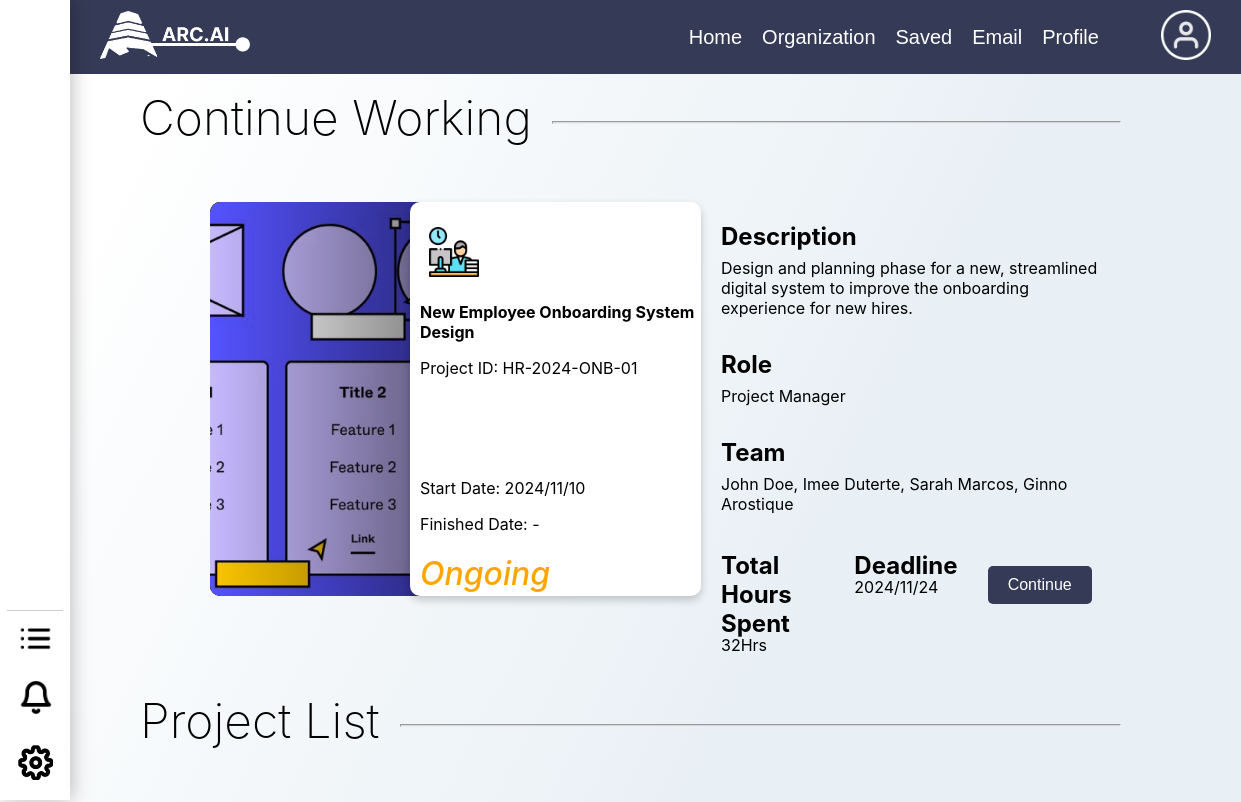
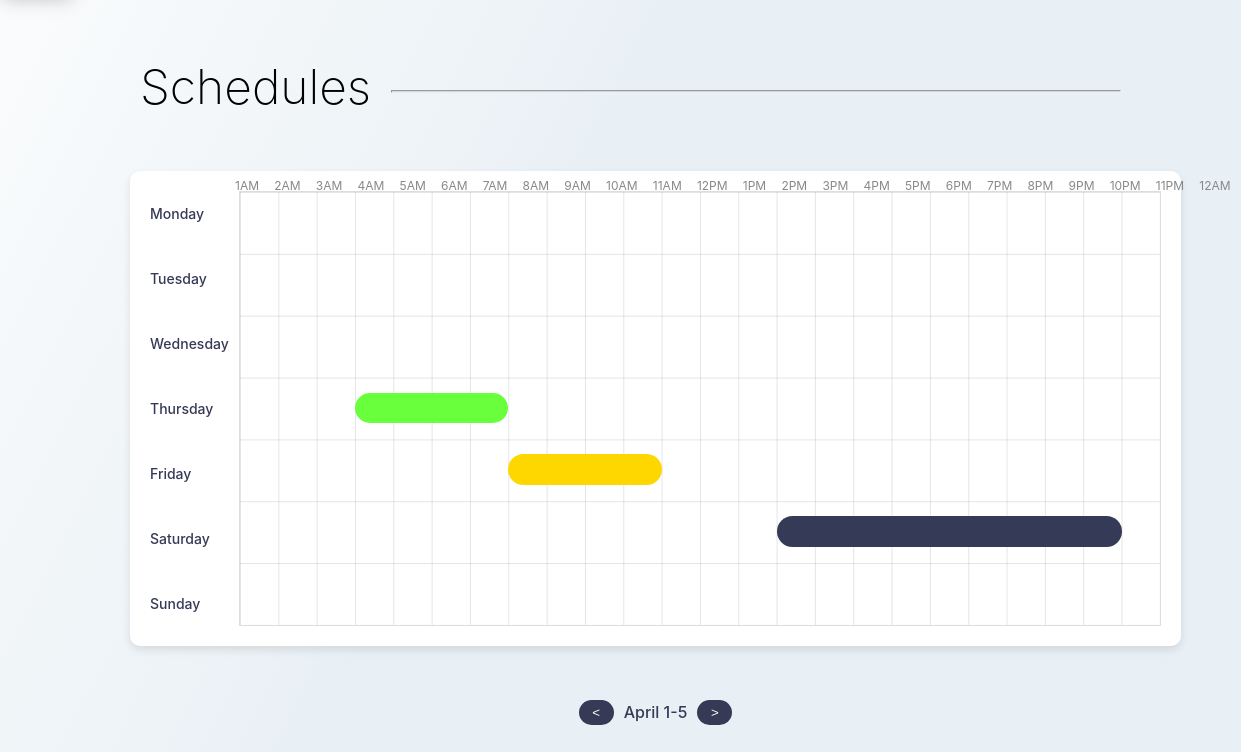
The app's page /organization/, older data (2 pictures, top to bottom).
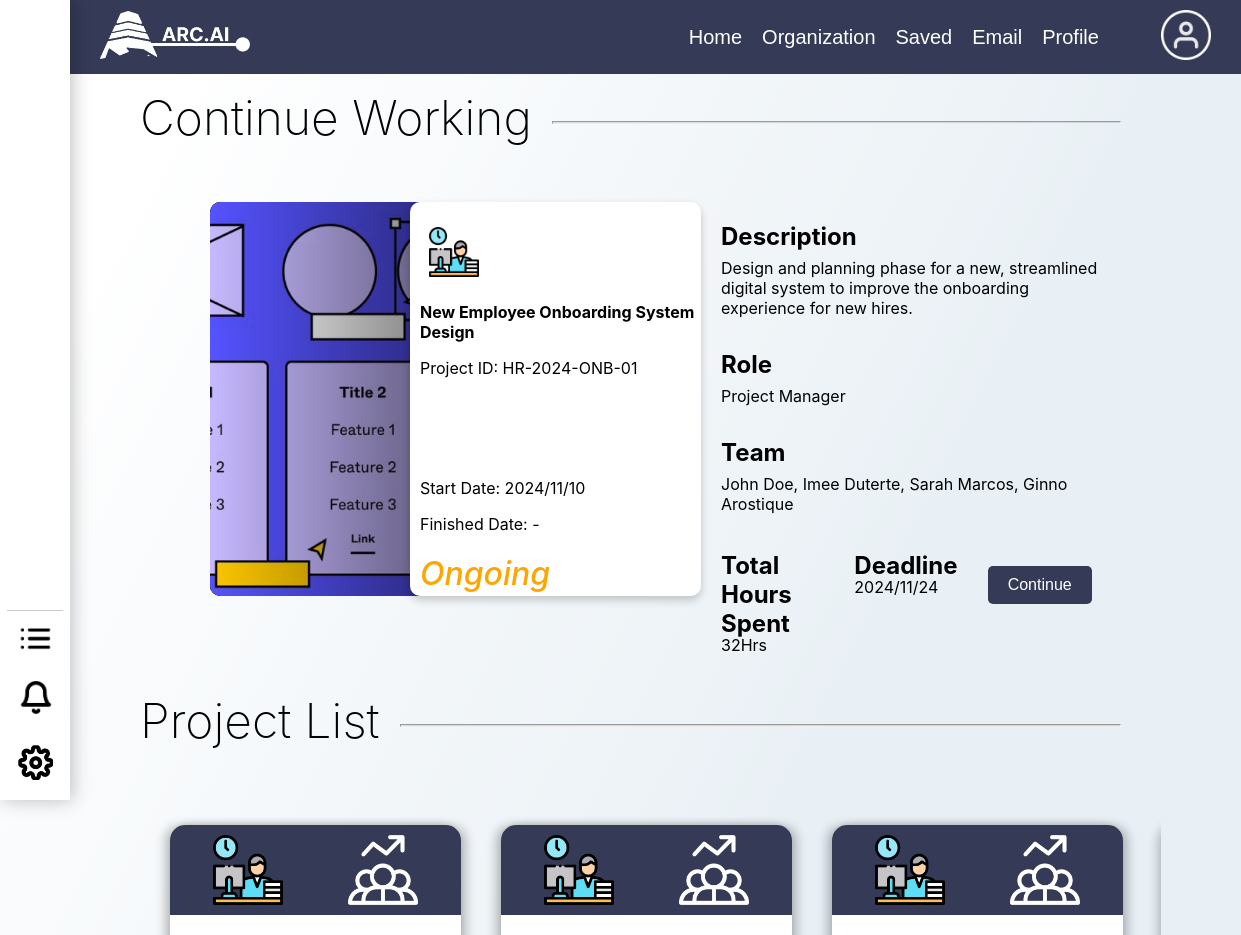
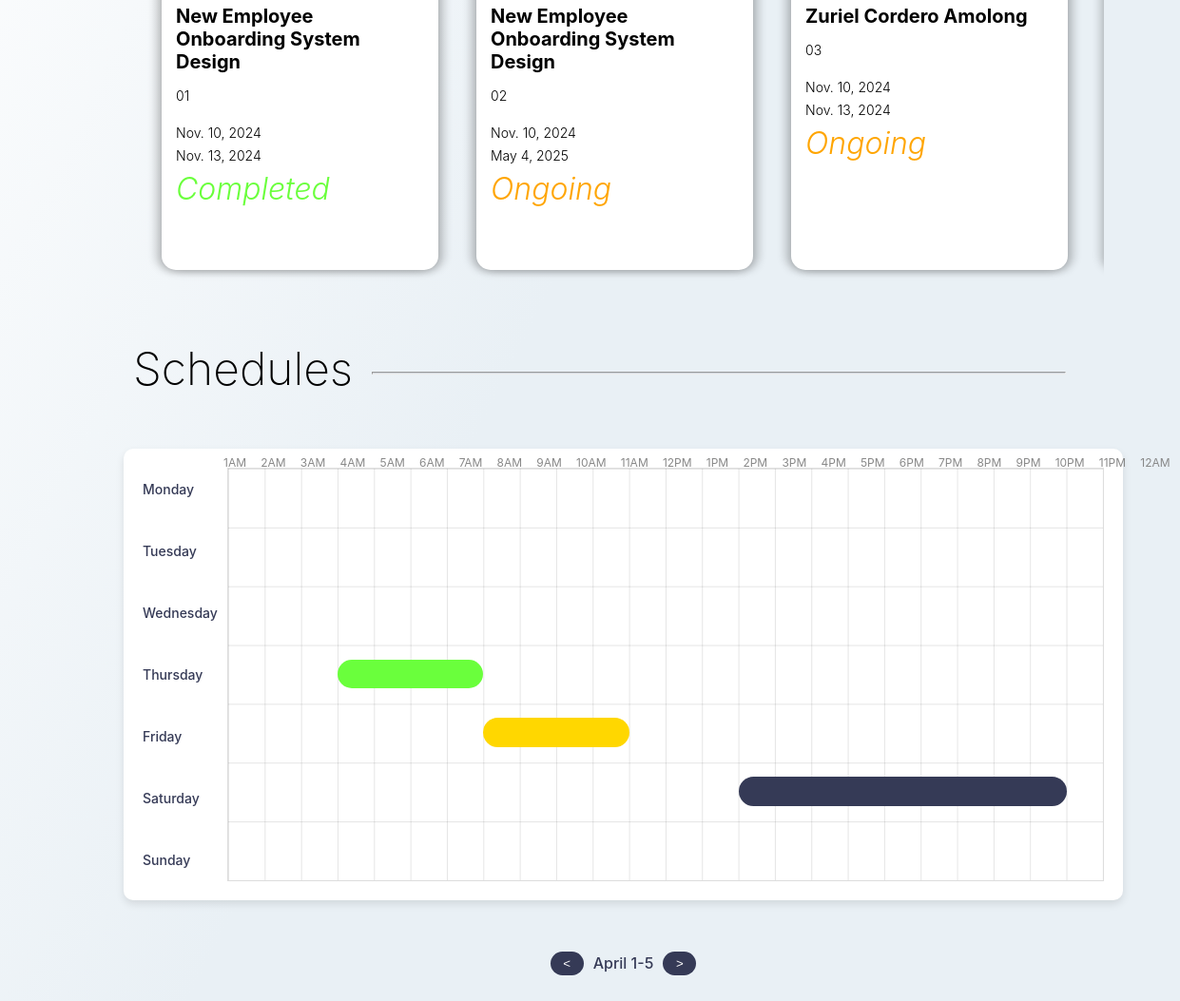
The same page, newer data (2 pictures, top to bottom).
### core/models.py (models this page shows, shortened)
class Project(models.Model):
    name = models.CharField(max_length=100)
    project_id = models.CharField(max_length=20, unique=True, blank=True)
    start_date = models.DateField(max_length=20)
    finish_date = models.DateField(max_length=20)
    project_status = models.CharField(max_length=50)

### core/views.py (the view)
# urls.py: path('organization/', views.organization, name='organization'),
def organization(request):
    projects = Project.objects.all()
    personal_information = PersonalInformation.objects.first()
    employee_awards = EmployeeAward.objects.all()
    return render(request, 'core/organization.html', {
        'projects' : projects,
        'personal_information' : personal_information,
        'employee_awards' : employee_awards,
        })

### core/templates/core/organization.html (shortened to what this page needs)
{% load static %}
<!DOCTYPE html>
<html lang="en">
<head>
    <link rel="stylesheet" href="{% static 'styles/styles.css' %}">
    <link rel="stylesheet" href="{% static 'styles/org.css' %}">
</head>
<body>
  <div id="sidebar">
    <hr class="divider_sidebar"/>
    <div id="sidebar_icns_grp">
        <div class="nav_item">
            <img id="nav_icon" class="sidebar_icns" style="margin-bottom: -6px;" src="{% static 'Images/Navigation.png' %}" alt="Navigate">
        </div>
        <div class="nav_item">
            <img class="sidebar_icns" src="{% static 'Images/Notification.png' %}" alt="Notification">
        </div>
        <div class="nav_item">
            <img class="sidebar_icns" src="{% static 'Images/Settings.png' %}" alt="Settings">
        </div>
    </div>
</div>
    <div id="header">
        <div>
            <img id="logo" src="{% static 'Images/Logo.png' %}" alt="ARC.AI Logo">
        </div>
        <div id="header_nav" class="text_white">
          <p><a href="{% url 'core:home' %}" class="{% if active_page == 'home' %}active{% endif %}">Home</a></p>
          <p><a href="{% url 'core:organization' %}" class="{% if active_page == 'organization' %}active{% endif %}">Organization</a></p>
          <p><a href="{% url 'core:saved' %}" class="{% if active_page == 'saved' %}active{% endif %}">Saved</a></p>
          <p><a href="{% url 'core:email' %}" class="{% if active_page == 'email' %}active{% endif %}">Email</a></p>
          <p><a href="{% url 'core:profilepage' %}" class="{% if active_page == 'email' %}active{% endif %}">Profile</a></p>
        </div>
        <div>
            <img id="account_icn" src="{% static 'Images/Account.png' %}" alt="Account">
        </div>
    </div>
    <div class="contentorg">
        <section class="continue-working">
            <div class="header-with-line">
                <h1 class="Title">Continue Working</h1>
                <hr class="divider"/>
            </div>
            <div class="continue-card">
                <div>
                    <div class="under-image">
                        <img src="{% static 'Images/projunder.png' %}" alt="under image" class="background-image">
                    </div>
                    <div class="project-status-container">
                        <div class="project-logo">
                            <img src="{% static 'Images/projlogo.png' %}" alt="Project Logo">
                        </div>
                        <div class="FileInfo">
                            <p><strong>New Employee Onboarding System Design</strong></p>
                            <p>Project ID: HR-2024-ONB-01</p>
                            <p class="space">Start Date: 2024/11/10</p>
                            <p>Finished Date: -</p>
                            <p class="status">Ongoing</p>
                        </div>
                    </div>
                </div>
                <div class="project-details">
                    <h3>Description</h3>
                    <p>Design and planning phase for a new, streamlined digital system to improve the onboarding experience for new hires.</p>
                    <h3>Role</h3>
                    <p>Project Manager</p>
                    <h3>Team</h3>
                    <p>John Doe, Imee Duterte, Sarah Marcos, Ginno Arostique</p>
                    <div class="details-row">
                        <div>
                            <h3>Total Hours Spent</h3>
                            <p>32Hrs</p>
                        </div>
                        <div>
                            <h3>Deadline</h3>
                            <p>2024/11/24</p>
                        </div>
                        <div>
                            <button class="continue-btn">Continue</button>
                        </div>
                    </div>
                </div>
            </div>
        </section>
        <section class="other-projects">
            <div class="header-with-line">
                <h1 class="Title">Project List</h1>
                <hr class="divider"/>
            </div>
            <div class="card-section">
                <div class="card-container">
                  {% for project in projects %}
                   <div class="project-container">
                      <div class="project-card">
                          <div class="card-header">
                            <img src="{% static 'Images/icon1.png' %}" alt="icon" />
                            <img src="{% static 'Images/icon2.png' %}" alt="icon" style="filter: brightness(0) invert(1);"  />
                          </div>
                          <div class="card-body">
                            <h3>{{project.name}}</h3>
                            <div class="project-details">
                              <p>{{project.project_id}}</p>
                              <div class="dategroup">
                              <p>{{project.start_date}}</p>
                              <p>{{project.finish_date}}</p>
                              </div>
                            </div>
                            {% if project.project_status == 'Completed' %}
                            <p class="status" style="color: #6AFF3C">{{project.project_status}}</p>
                            {% elif project.project_status == 'Ongoing' %}
                            <p class="status" style="color: orange">{{project.project_status}}</p>
                            {% elif project.project_status == 'Missing' %}
                            <p class="status" style="color: red">{{project.project_status}}</p>
                            {% endif %}
                          </div>
                        </div>
                   </div>
                   {% endfor %}
                </div>
              </div>
        </section>
        <section class="Schedules">
          <div class="header-with-line">
              <h1 class="Title">Schedules</h1>
              <hr class="divider" />
          </div>
          <div class="schedule-container">
            <div class="schedule-grid">
                <div class="days">
                    <p>Monday</p>
                    <p>Tuesday</p>
                    <p>Wednesday</p>
                    <p>Thursday</p>
                    <p>Friday</p>
                    <p>Saturday</p>
                    <p>Sunday</p>
                </div>
                <div class="time-labels">
                    <p>1AM</p>
                    <p>2AM</p>
                    <p>3AM</p>
                    <p>4AM</p>
                    <p>5AM</p>
                    <p>6AM</p>
                    <p>7AM</p>
                    <p>8AM</p>
                    <p>9AM</p>
                    <p>10AM</p>
                    <p>11AM</p>
                    <p>12PM</p>
                    <p>1PM</p>
                    <p>2PM</p>
                    <p>3PM</p>
                    <p>4PM</p>
                    <p>5PM</p>
                    <p>6PM</p>
                    <p>7PM</p>
                    <p>8PM</p>
                    <p>9PM</p>
                    <p>10PM</p>
                    <p>11PM</p>
                    <p>12AM</p>
                </div>
                    <div class="time-slots">
                        <div class="schedule-bars">
                        </div>
                    </div>
                </div>
            </div>
            <div class="schedule-navigation">
                <button class="nav-btn" id="prev-week">&lt;</button>
                <p id="week-label">April 1-5</p>
                <button class="nav-btn" id="next-week">&gt;</button>
            </div>
        </section>
  </div>
</body>
</html>

### core/static/styles/styles.css (style rules this page uses)
body { background: linear-gradient(297deg, #E9F0F5 46.32%, #FFF 90.42%); margin: 0; padding: 0; }
#header { background: #353A56; width: 100%; height: auto; display: flex; flex-direction: row; justify-content: space-between; align-items: center; padding-top: 5px; padding-bottom: 5px; overflow: hidden; }
#header_nav { display: flex; gap: 20px; margin-right: 5%; margin-left: auto; }
#header_nav a { text-decoration: none; color: white; font-size: 20px; font-family: 'Arial', sans-serif; position: relative; }
#header_nav a::after { content: ''; position: absolute; left: 0; bottom: -5px; width: 0; height: 2px; background-color: white; transition: width 0.3s ease; }
#logo { width: 150px; height: auto; margin-left: 100px; }
#account_icn { width: 50px; height: auto; margin-right: 30px; }
#sidebar { background: #ffffff; width: 70px; height: 100vh; position: fixed; display: flex; flex-direction: column; align-items: center; box-shadow: 2px 0px 18.1px 0px rgba(0, 0, 0, 0.25); transition: width 0.3s ease; justify-content: flex-end; z-index: 1000; user-select: none; }
.divider_sidebar { width: 80%; height: 1px; background-color: #ccc; border: none; margin: 10px auto; }
#sidebar_icns_grp { display: flex; flex-direction: column; gap: 20px; order: 2; margin-bottom: 20px; }
#sidebar_icns_grp { display: flex; flex-direction: column; gap: 30px; order: 2; margin-bottom: 20px; }
.nav_item { display: flex; flex-direction: row; align-items: center; position: relative; cursor: pointer; gap: 10px; }
.sidebar_icns { width: 35px; cursor: pointer; }
.text_white { color: white; font-size: 20px; font-family: 'Inter', sans-serif; text-align: center; }
.sidebar_icns { width: 35px; }
#content h1, h2, h3, h4 { margin-bottom: 20px; margin-top: 20px; text-align: left; font-family: 'Inter', sans-serif; color: #000; font-style: normal; font-weight: 200; line-height: normal; font-size: 2em; }
* { scrollbar-width: thin; scrollbar-color: #353A56 #f5f5f5; }

Row changes from the older to the newer data that the page shows:
added Project: name "New Employee Onboarding System Design", project_id "01", start_date "Nov. 10, 2024", finish_date "Nov. 13, 2024", project_status "Completed"
added Project: name "New Employee Onboarding System Design", project_id "02", start_date "Nov. 10, 2024", finish_date "May 4, 2025", project_status "Ongoing"
added Project: name "Zuriel Cordero Amolong", project_id "03", start_date "Nov. 10, 2024", finish_date "Nov. 13, 2024", project_status "Ongoing"
